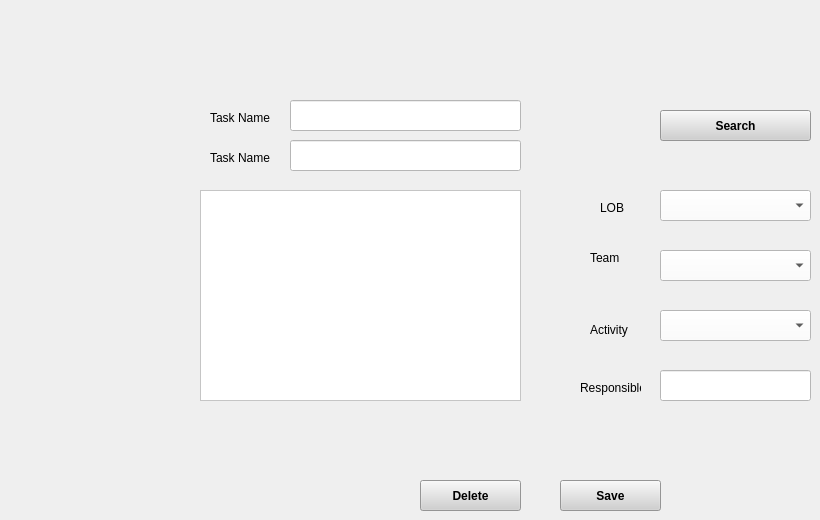
      <widget class="QWidget" name="tab_5">
       <attribute name="title">
        <string>Edit Task</string>
       </attribute>
       <widget class="QPushButton" name="pushButton_7">
        <property name="geometry">
         <rect>
          <x>560</x>
          <y>480</y>
          <width>101</width>
          <height>31</height>
         </rect>
        </property>
        <property name="font">
         <font>
          <weight>75</weight>
          <bold>true</bold>
         </font>
        </property>
        <property name="styleSheet">
         <string notr="true">background-color: rgb(208, 208, 208);</string>
        </property>
        <property name="text">
         <string>Save</string>
        </property>
       </widget>
       <widget class="QLabel" name="label_9">
        <property name="geometry">
         <rect>
          <x>210</x>
          <y>110</y>
          <width>61</width>
          <height>16</height>
         </rect>
        </property>
        <property name="text">
         <string>Task Name</string>
        </property>
       </widget>
       <widget class="QLineEdit" name="lineEdit_5">
        <property name="geometry">
         <rect>
          <x>290</x>
          <y>100</y>
          <width>231</width>
          <height>31</height>
         </rect>
        </property>
        <property name="styleSheet">
         <string notr="true">background-color: rgb(255, 255, 255);</string>
        </property>
       </widget>
       <widget class="QLineEdit" name="lineEdit_6">
        <property name="geometry">
         <rect>
          <x>290</x>
          <y>140</y>
          <width>231</width>
          <height>31</height>
         </rect>
        </property>
        <property name="styleSheet">
         <string notr="true">background-color: rgb(255, 255, 255);</string>
        </property>
       </widget>
       <widget class="QLabel" name="label_13">
        <property name="geometry">
         <rect>
          <x>210</x>
          <y>150</y>
          <width>61</width>
          <height>16</height>
         </rect>
        </property>
        <property name="text">
         <string>Task Name</string>
        </property>
       </widget>
       <widget class="QPushButton" name="pushButton_8">
        <property name="geometry">
         <rect>
          <x>660</x>
          <y>110</y>
          <width>151</width>
          <height>31</height>
         </rect>
        </property>
        <property name="font">
         <font>
          <weight>75</weight>
          <bold>true</bold>
         </font>
        </property>
        <property name="styleSheet">
         <string notr="true">background-color: rgb(208, 208, 208);</string>
        </property>
        <property name="text">
         <string>Search</string>
        </property>
       </widget>
       <widget class="QPushButton" name="pushButton_9">
        <property name="geometry">
         <rect>
          <x>420</x>
          <y>480</y>
          <width>101</width>
          <height>31</height>
         </rect>
        </property>
        <property name="font">
         <font>
          <weight>75</weight>
          <bold>true</bold>
         </font>
        </property>
        <property name="styleSheet">
         <string notr="true">background-color: rgb(208, 208, 208);</string>
        </property>
        <property name="text">
         <string>Delete</string>
        </property>
       </widget>
       <widget class="QTextEdit" name="textEdit_2">
        <property name="geometry">
         <rect>
          <x>200</x>
          <y>190</y>
          <width>321</width>
          <height>211</height>
         </rect>
        </property>
        <property name="styleSheet">
         <string notr="true">background-color: rgb(255, 255, 255);</string>
        </property>
       </widget>
       <widget class="QLabel" name="label_8">
        <property name="geometry">
         <rect>
          <x>580</x>
          <y>380</y>
          <width>61</width>
          <height>16</height>
         </rect>
        </property>
        <property name="text">
         <string>Responsible</string>
        </property>
       </widget>
       <widget class="QComboBox" name="comboBox_6">
        <property name="geometry">
         <rect>
          <x>660</x>
          <y>310</y>
          <width>151</width>
          <height>31</height>
         </rect>
        </property>
        <property name="styleSheet">
         <string notr="true">background-color: rgb(255, 255, 255);</string>
        </property>
       </widget>
       <widget class="QComboBox" name="comboBox_7">
        <property name="geometry">
         <rect>
          <x>660</x>
          <y>190</y>
          <width>151</width>
          <height>31</height>
         </rect>
        </property>
        <property name="styleSheet">
         <string notr="true">background-color: rgb(255, 255, 255);</string>
        </property>
       </widget>
       <widget class="QLineEdit" name="lineEdit_4">
        <property name="geometry">
         <rect>
          <x>660</x>
          <y>370</y>
          <width>151</width>
          <height>31</height>
         </rect>
        </property>
        <property name="styleSheet">
         <string notr="true">background-color: rgb(255, 255, 255);</string>
        </property>
       </widget>
       <widget class="QLabel" name="label_10">
        <property name="geometry">
         <rect>
          <x>590</x>
          <y>250</y>
          <width>31</width>
          <height>16</height>
         </rect>
        </property>
        <property name="text">
         <string>Team</string>
        </property>
       </widget>
       <widget class="QLabel" name="label_11">
        <property name="geometry">
         <rect>
          <x>590</x>
          <y>320</y>
          <width>41</width>
          <height>20</height>
         </rect>
        </property>
        <property name="text">
         <string>Activity</string>
        </property>
       </widget>
       <widget class="QLabel" name="label_12">
        <property name="geometry">
         <rect>
          <x>600</x>
          <y>200</y>
          <width>41</width>
          <height>16</height>
         </rect>
        </property>
        <property name="text">
         <string>LOB</string>
        </property>
       </widget>
       <widget class="QComboBox" name="comboBox_8">
        <property name="geometry">
         <rect>
          <x>660</x>
          <y>250</y>
          <width>151</width>
          <height>31</height>
         </rect>
        </property>
        <property name="styleSheet">
         <string notr="true">background-color: rgb(255, 255, 255);</string>
        </property>
       </widget>
      </widget>
